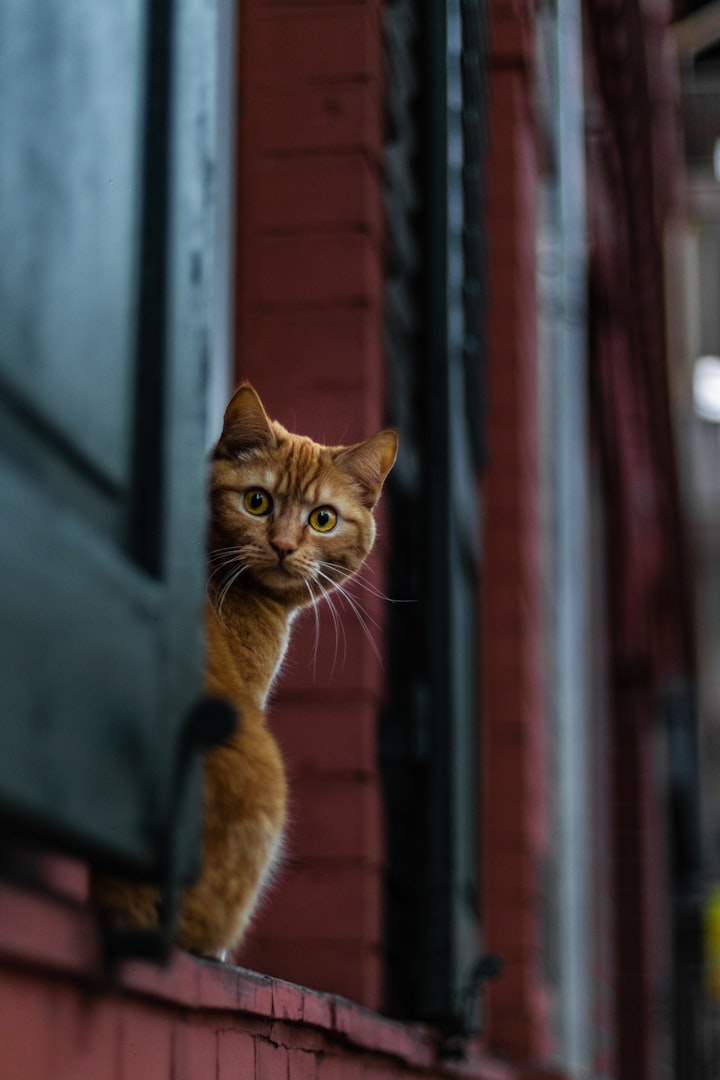
#> input picture assets/memolens/cat.jpg, 720 x 1080 px
$ python -i create_launch_trailer.py   (imports and definitions only)
#> lines starting #> are read from the running program, lines starting #| are printed output that depends on the picture
from __future__ import annotations

import argparse
import math
import os
import random
import subprocess
import wave
from pathlib import Path

import imageio.v2 as imageio
import imageio_ffmpeg
import numpy as np
from PIL import Image, ImageDraw, ImageFilter, ImageFont


ROOT = Path(r"D:\Downloads\my_gallary")
ASSETS = ROOT / "playstore-assets"
VIDEO_DIR = ASSETS / "video"
# [1 line not run here, left out]

WIDTH = 1920
HEIGHT = 1080
FPS = 30
DURATION = 42.0
OPENER_DURATION = 4.0

OPENER_VIDEO = VIDEO_DIR / "higgsfield-veo-opener.mp4"
OUT_VIDEO_SILENT = VIDEO_DIR / "memolens-launch-trailer-silent.mp4"
OUT_VIDEO = VIDEO_DIR / "memolens-launch-trailer.mp4"
OUT_AUDIO = VIDEO_DIR / "memolens-launch-voiceover.mp3"
OUT_MUSIC = VIDEO_DIR / "memolens-launch-background.wav"
OUT_SCRIPT = VIDEO_DIR / "launch-voiceover-script.txt"
OUT_THUMB = VIDEO_DIR / "memolens-launch-youtube-thumbnail.png"
PREVIEW_DIR = VIDEO_DIR / "launch-preview-frames"

PHONE_HOME = ASSETS / "phone-screenshots" / "01-home.png"
PHONE_CREATE = ASSETS / "phone-screenshots" / "02-create-memory.png"
PHONE_DETAIL = ASSETS / "phone-screenshots" / "03-memory-detail.png"
PHONE_SEARCH = ASSETS / "phone-screenshots" / "04-search.png"
APP_ICON = ASSETS / "app-icon-512.png"

VOICEOVER = (
    "Some photos deserve more than a place in the camera roll. "
    "MemoLens keeps the photo, caption, mood, tags, and voice notes together. "
    "Add a photo from your camera or gallery, then type the story, or tap the mic and speak naturally. "
    "If the real sound matters, record a private voice note too. "
    "Search by caption, mood, or tag, mark favorites, and share a clean memory image when you want to. "
    "In this version, memories stay on your device until you delete them. "
    "MemoLens. Save the photo. Keep the feeling."
)

SCENES = [
    {
        "start": 4.0,
        "end": 10.0,
        "image": PHONE_HOME,
        "label": "Memory Space",
        "title": "A calmer place for moments",
        "subtitle": "Photos, captions, moods, tags, and voice notes stay together.",
        "chips": ["Photos", "Moods", "Tags"],
        "focus": "home",
        "side": "right",
    },
    {
        "start": 10.0,
        "end": 16.5,
        "image": PHONE_CREATE,
        "label": "Create",
        "title": "Add the story fast",
        "subtitle": "Choose a photo, type a caption, or speak naturally.",
        "chips": ["Camera", "Gallery", "Dictation"],
        "focus": "create",
        "side": "left",
    },
    {
        "start": 16.5,
        "end": 23.0,
        "image": PHONE_DETAIL,
        "label": "Voice Note",
        "title": "Keep the real sound",
        "subtitle": "Save a private voice note when the moment needs more than text.",
        "chips": ["Private audio", "Playback", "Favorites"],
        "focus": "voice",
        "side": "right",
    },
    {
        "start": 23.0,
        "end": 29.5,
        "image": PHONE_SEARCH,
        "label": "Search",
        "title": "Find it again later",
        "subtitle": "Search captions, moods, and tags when the memory matters.",
        "chips": ["Search", "Captions", "Tags"],
        "focus": "search",
        "side": "left",
    },
    {
        "start": 29.5,
        "end": 36.0,
        "image": PHONE_DETAIL,
        "label": "Share",
        "title": "Share only when you choose",
        "subtitle": "Create a clean memory image for other apps while the saved memory stays yours.",
        "chips": ["Clean image", "Local storage", "Delete anytime"],
        "focus": "share",
        "side": "right",
    },
    {
        "start": 36.0,
        "end": 42.0,
        "kind": "outro",
        "title": "MemoLens",
        "subtitle": "Save the photo. Keep the feeling.",
        "caption": "Private photo memories for Android.",
    },
]


def font(size: int, bold: bool = False) -> ImageFont.FreeTypeFont:
#> called with size = 70, bold = True
    candidates = [
        r"C:\Windows\Fonts\segoeuib.ttf" if bold else r"C:\Windows\Fonts\segoeui.ttf",
        r"C:\Windows\Fonts\arialbd.ttf" if bold else r"C:\Windows\Fonts\arial.ttf",
    ]
    for candidate in candidates:
        if Path(candidate).exists():
            return ImageFont.truetype(candidate, size)
    return ImageFont.load_default()


TITLE = font(70, True)
TITLE_BIG = font(92, True)
SUBTITLE = font(34)
BODY = font(30)
SMALL = font(24, True)
TINY = font(18, True)


def clamp(x: float, lo: float = 0.0, hi: float = 1.0) -> float:
    return max(lo, min(hi, x))


def ease_out(x: float) -> float:
    x = clamp(x)
    return 1 - pow(1 - x, 3)


def ease_in_out(x: float) -> float:
    x = clamp(x)
    return x * x * (3 - 2 * x)


# [199 lines left out: functions rounded_mask, paste_alpha, draw_wrapped, load_opener_frames, background, phone_layer and 6 more, not called in this run]


OPENER_FRAMES: list[Image.Image] = []


# [10 lines left out: function opener_frame, not called in this run]


def render_frame(frame_index: int) -> np.ndarray:
    t = min(DURATION - 0.001, frame_index / FPS)
    if t < OPENER_DURATION:
        frame = opener_frame(t)
    else:
        scene = next(s for s in SCENES if s["start"] <= t < s["end"])
        if scene.get("kind") == "outro":
            frame = render_outro(scene, t)
        else:
            frame = render_feature(scene, t)
    return np.asarray(frame.convert("RGB"))


# [155 lines left out: functions write_background_music, generate_voiceover, render_video, mux_audio, write_preview_frames, main, not called in this run]


# [1 line not run here, left out]
PARTICLES = [
    (
        random.randint(0, WIDTH),
        random.randint(0, HEIGHT),
        random.randint(2, 5),
        random.uniform(0.16, 0.58),
        random.choice(
            [
                (255, 116, 150, 34),
                (172, 77, 255, 34),
                (42, 226, 236, 30),
                (255, 183, 96, 24),
            ]
        ),
    )
    for _ in range(95)
]


# [2 lines not run here, left out]

>>> import cv2
>>> picture = cv2.imread('../assets/memolens/cat.jpg', cv2.IMREAD_GRAYSCALE)
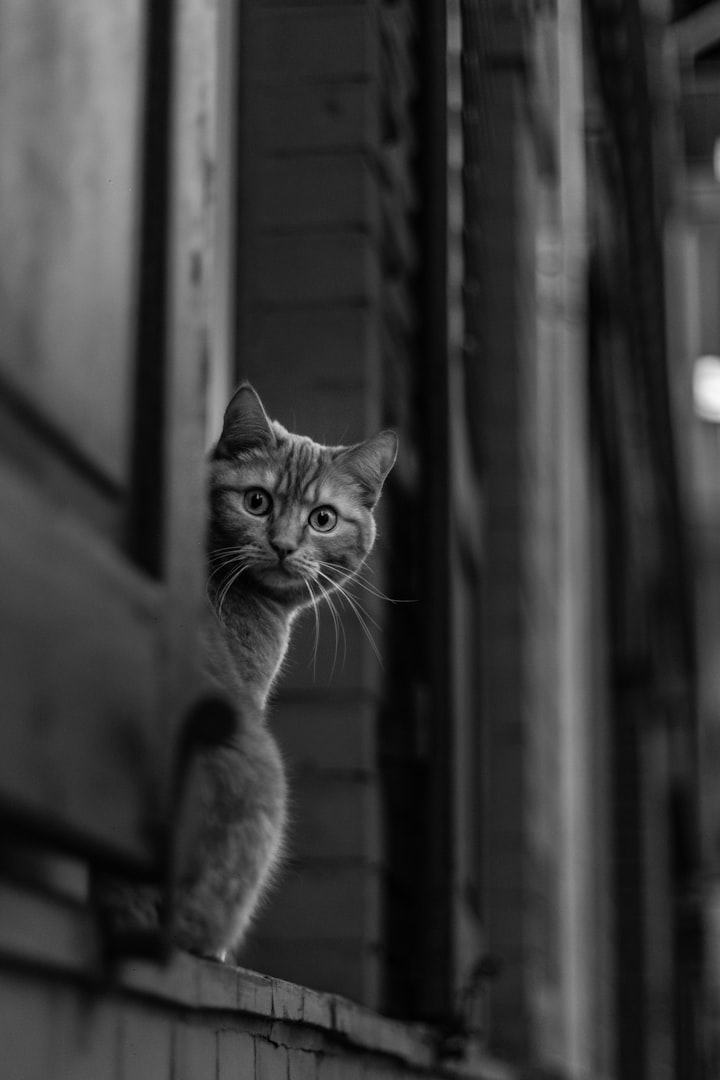
#> picture: shape (1080, 720); min 0, max 248, mean 56.1
#> (the run stopped early here; a loop or call above may not have finished)

$ run again, on assets/memolens/study.jpg
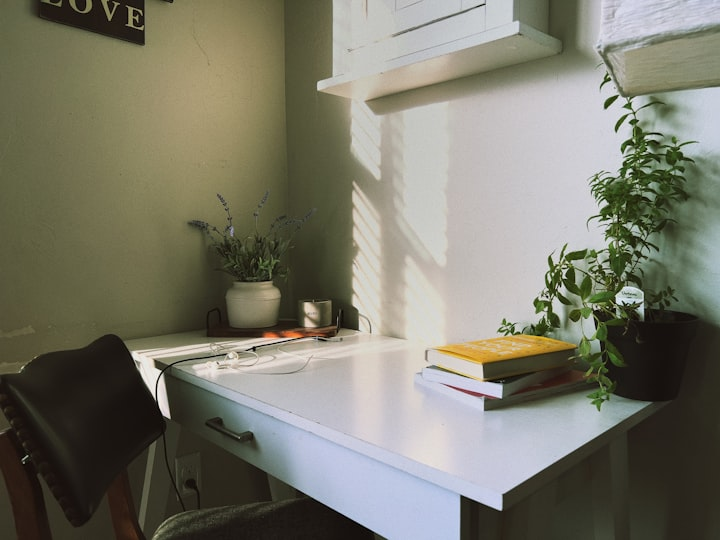
#> input picture assets/memolens/study.jpg, 720 x 540 px
#> `picture = cv2.imread('../assets/memolens/cat.jpg', cv2.IMREAD_GRAYSCALE)`:
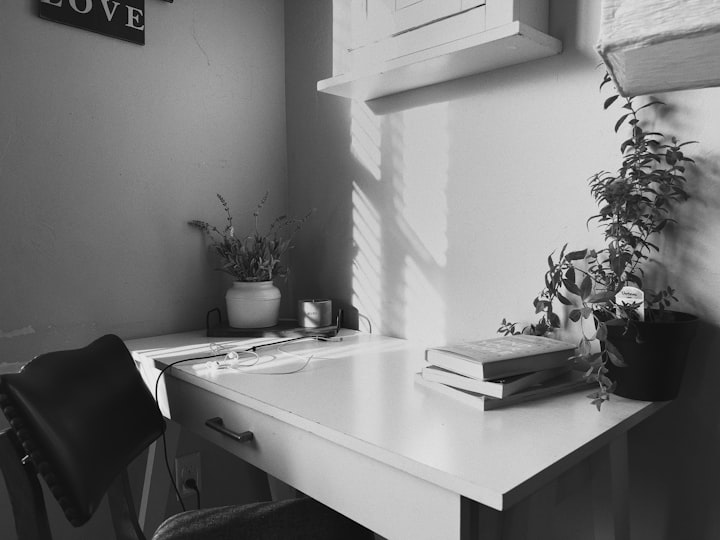
#> picture: shape (540, 720); min 0, max 244, mean 120
